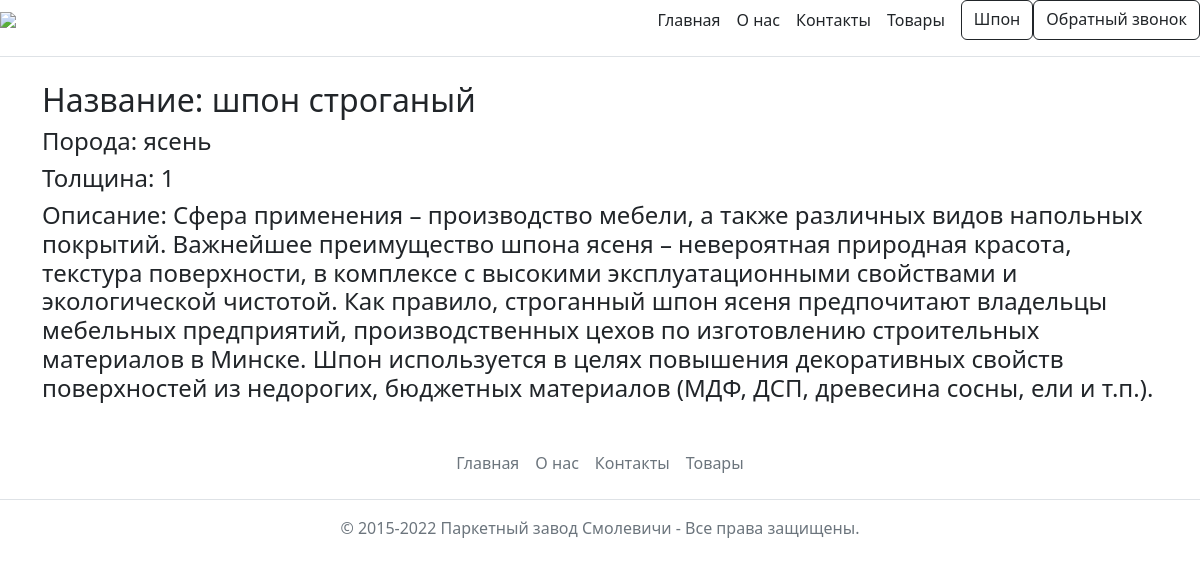
The app's page /shpon/ with its own data.
### products/models.py (models this page shows, shortened)
class Shpon(models.Model):
    name = models.CharField(max_length=255, verbose_name='Название')
    poroda = models.CharField(max_length=255, verbose_name='Порода')
    thickness = models.IntegerField(verbose_name='Толщина')
    opis = models.TextField()
    class Meta:
        verbose_name = 'Шпон'
        verbose_name_plural = 'Шпон'

### products/views.py (the view)
# urls.py: path('shpon/', views.shpon, name='shpon'),
def shpon (request):
    shp = Shpon.objects.all()
    return render(request, "products/shpon.html", {'shp':shp})

### products/templates/products/shpon.html (shortened to what this page needs)
{% extends 'products/base.html' %}
{% block content %}
{% for i in shp %}
    <h2>Название: {{ i.name }}</h2>
    <h4>Порода: {{ i.poroda }}</h4>
    <h4>Толщина: {{ i.thickness }}</h4>
    <h4>Описание: {{ i.opis }}</h4>
{% endfor %}
{% endblock %}

### records on screen
Shpon: name "шпон строганый", poroda "ясень", thickness "1", opis "Сфера применения – производство мебели, а также различных видов напольных покрытий. Важнейшее преимущество шпона ясеня – невероятная природная красота, текстура поверхности, в комплексе с высокими эксплуатационными свойствами и экологической чистотой. Как правило, строганный шпон ясеня предпочитают владельцы мебельных предприятий, производственных цехов по изготовлению строительных материалов в Минске. Шпон используется в целях повышения декоративных свойств поверхностей из недорогих, бюджетных материалов (МДФ, ДСП, древесина сосны, ели и т.п.)."
